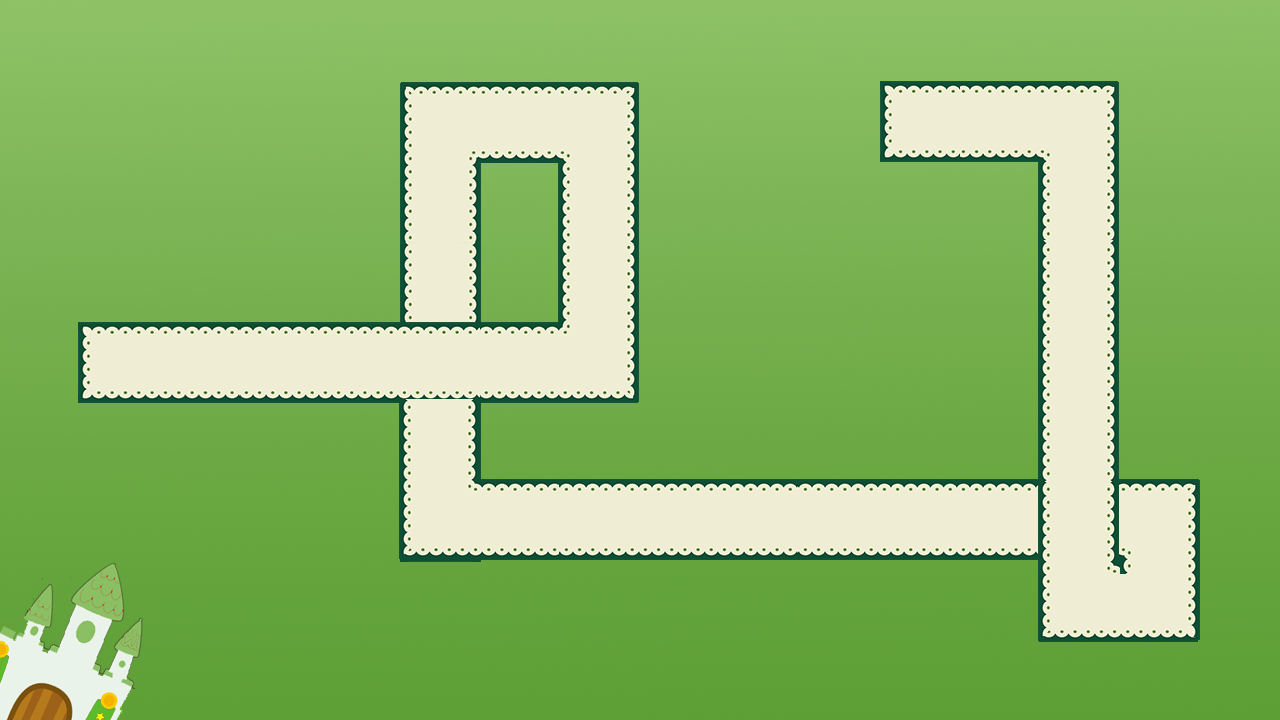

Rendered tile map (Tiled .tmx) drawn with the repository's tilesets; below, a short description and the map source with its tile grids summarised:
An orthogonal 16x9 tile map with 80x80 px tiles, 1 tile layer (块层 1) and 50 objects (enemy, baby, assistant).

<map version="1.0" orientation="orthogonal" width="16" height="9" tilewidth="80" tileheight="80">
 <tileset firstgid="1" name="7" tilewidth="80" tileheight="80">
  <image source="7.png" width="1280" height="720" />
 </tileset>
 <layer name="块层 1" width="16" height="9">
  <data>[144 cells, 144 non-empty, 144 distinct tile ids]</data>
 </layer>
 <objectgroup name="people" width="16" height="9" visible="0">
  <object name="enemy" x="80" y="320" width="80" height="80" />
  <object name="baby" x="800" y="80" width="80" height="80" />
  <object name="assistant" x="880" y="105" width="33" height="31" />
 </objectgroup>
 <objectgroup name="barrier" width="16" height="9" visible="0">
  <object x="80" y="320" height="80" />
  <object x="80" y="400" width="320" />
  <object x="400" y="400" height="160" />
  <object x="400" y="560" width="640" />
  <object x="1040" y="560" height="80" />
  <object x="1040" y="640" width="160" />
  <object x="480" y="400" height="80" />
  <object x="480" y="480" width="560" />
  <object x="1120" y="480" width="80" />
  <object x="1200" y="480" height="160" />
  <object x="1040" y="160" height="320" />
  <object x="1120" y="80" height="400" />
  <object x="800" y="80" width="320" />
  <object x="800" y="160" width="240" />
  <object x="400" y="80" height="240" />
  <object x="80" y="320" width="320" />
  <object x="400" y="80" width="240" />
  <object x="640" y="80" height="320" />
  <object x="480" y="400" width="160" />
  <object x="480" y="160" width="80" />
  <object x="560" y="160" height="160" />
  <object x="480" y="160" height="160" />
  <object x="480" y="320" width="80" />
 </objectgroup>
 <objectgroup name="road" width="16" height="9" visible="0">
  <object x="83" y="317" width="515" height="83">
   <properties>
    <property name="direction" value="right" />
   </properties>
  </object>
  <object x="559" y="119" width="80" height="280">
   <properties>
    <property name="direction" value="up" />
   </properties>
  </object>
  <object x="440" y="81" width="199" height="80">
   <properties>
    <property name="direction" value="left" />
   </properties>
  </object>
  <object x="403" y="80" width="75" height="444">
   <properties>
    <property name="direction" value="down" />
   </properties>
  </object>
  <object x="403" y="481" width="755" height="79">
   <properties>
    <property name="direction" value="right" />
   </properties>
  </object>
  <object x="1123" y="484" width="69" height="115">
   <properties>
    <property name="direction" value="down" />
   </properties>
  </object>
  <object x="1081" y="560" width="109" height="75">
   <properties>
    <property name="direction" value="left" />
   </properties>
  </object>
  <object x="1041" y="123" width="76" height="511">
   <properties>
    <property name="direction" value="up" />
   </properties>
  </object>
  <object x="881" y="83" width="235" height="76">
   <properties>
    <property name="direction" value="left" />
   </properties>
  </object>
 </objectgroup>
 <objectgroup name="tower" width="16" height="9">
  <object x="240" y="400" width="80" height="80">
   <properties>
    <property name="type" value="3,4,7" />
   </properties>
  </object>
  <object x="560" y="400" width="80" height="80">
   <properties>
    <property name="type" value="3,4,7" />
   </properties>
  </object>
  <object x="480" y="160" width="80" height="80">
   <properties>
    <property name="type" value="3,4,7" />
   </properties>
  </object>
  <object x="800" y="400" width="80" height="80">
   <properties>
    <property name="type" value="3,4,7" />
   </properties>
  </object>
  <object x="480" y="400" width="80" height="80">
   <properties>
    <property name="type" value="3,4,7" />
   </properties>
  </object>
  <object x="1120" y="400" width="80" height="80">
   <properties>
    <property name="type" value="3,4,7" />
   </properties>
  </object>
  <object x="1120" y="160" width="80" height="80">
   <properties>
    <property name="type" value="3,4,7" />
   </properties>
  </object>
  <object x="960" y="160" width="80" height="80">
   <properties>
    <property name="type" value="3,4,7" />
   </properties>
  </object>
  <object x="960" y="240" width="80" height="80">
   <properties>
    <property name="type" value="3,4,7" />
   </properties>
  </object>
  <object x="960" y="320" width="80" height="80">
   <properties>
    <property name="type" value="3,4,7" />
   </properties>
  </object>
  <object x="480" y="240" width="80" height="80">
   <properties>
    <property name="type" value="3,4,7" />
   </properties>
  </object>
  <object x="320" y="160" width="80" height="80">
   <properties>
    <property name="type" value="3,4,7" />
   </properties>
  </object>
  <object x="320" y="240" width="80" height="80">
   <properties>
    <property name="type" value="3,4,7" />
   </properties>
  </object>
  <object x="160" y="400" width="80" height="80">
   <properties>
    <property name="type" value="3,4,7" />
   </properties>
  </object>
  <object x="320" y="400" width="80" height="80">
   <properties>
    <property name="type" value="3,4,7" />
   </properties>
  </object>
 </objectgroup>
</map>
